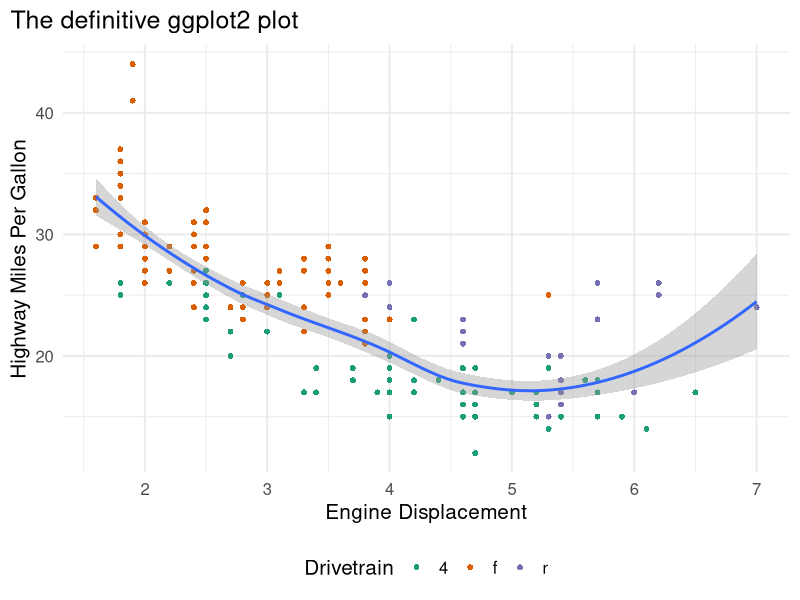
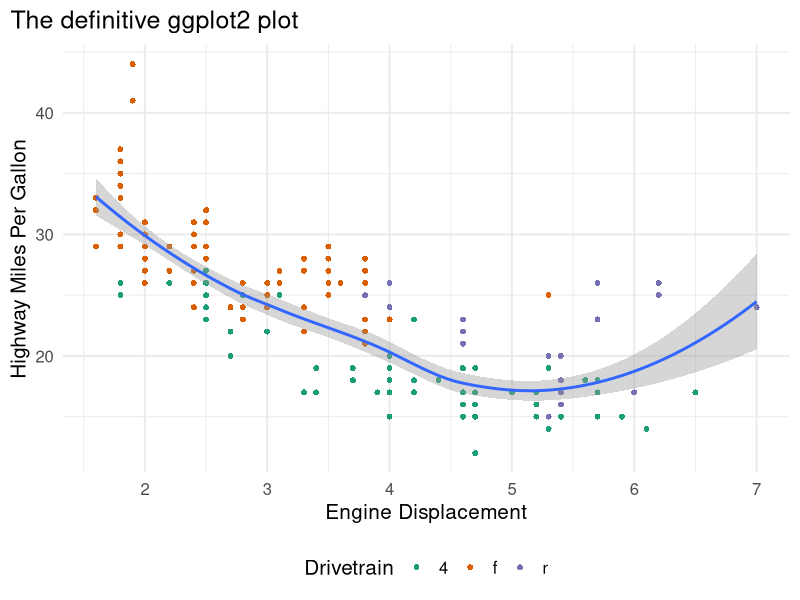

These charts were generated, in order, by the following R code:
library(tidyverse)

ggplot(mpg, aes(displ, hwy)) +
  geom_point(aes(color = drv),
             stroke = 0, 
             size = 2) +
  geom_smooth() +
  scale_color_brewer("Drivetrain", palette = "Dark2") +
  theme_minimal(base_size = 15) +
  labs(title = "The definitive ggplot2 plot",
       x = "Engine Displacement",
       y = "Highway Miles Per Gallon") +
  theme(plot.title.position = "plot",
        legend.position = "bottom")

ggsave(here::here("plots", "ggplot-example.pdf"),
       dpi = 600, 
       width = 6.5, 
       height = 6.5)
